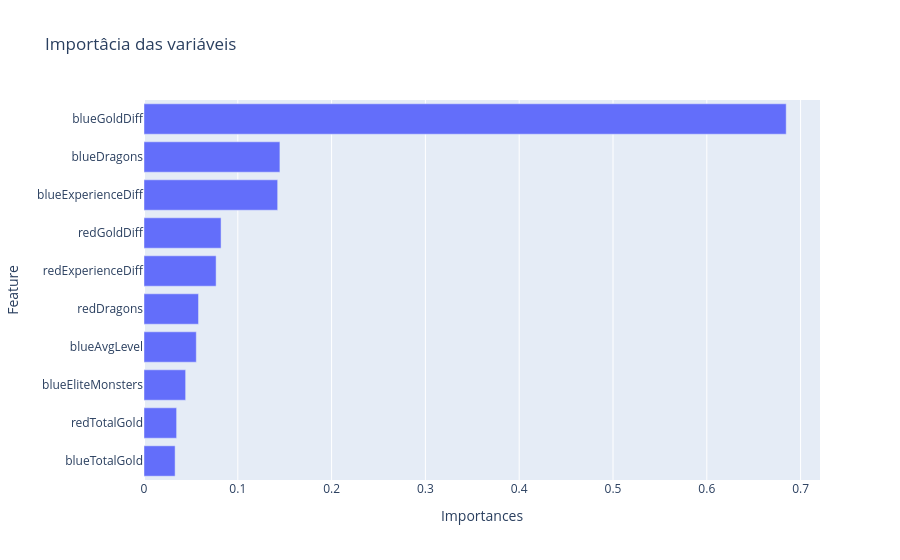

The cell this chart's notebook holds for it:
### Code cell
# Usando Shap para entender importância das features
explainer = shap.TreeExplainer(best_xgb, feature_perturbation="tree_path_dependent")
shap_values = explainer(x_test_scaled)

importances = np.abs(shap_values.values).mean(axis=0)
features = x.columns

df_shap = pd.DataFrame({
    "Feature": features,
    "Importances": importances
}).sort_values("Importances", ascending=False).head(10)

fig = px.bar(
    df_shap,
    x="Importances",
    y="Feature",
    orientation='h',
    labels={'x': 'Feature', 'y': 'Importância média'},
    title='Importâcia das variáveis'
)
fig.update_layout(yaxis={'categoryorder':'total ascending'})
fig.show()

### Figure 1 — Plotly figure (JSON) as saved in the notebook; plotly's stock layout.template omitted (floating-point values rounded to 4 significant figures)
{"data": [{"hovertemplate": "Importances=%{x}<br>Feature=%{y}<extra></extra>", "legendgroup": "", "marker": {"color": "#636efa", "pattern": {"shape": ""}}, "name": "", "orientation": "h", "showlegend": false, "textposition": "auto", "x": [0.6846, 0.1449, 0.1425, 0.08215, 0.07688, 0.05814, 0.05575, 0.04439, 0.03478, 0.03317], "xaxis": "x", "y": ["blueGoldDiff", "blueDragons", "blueExperienceDiff", "redGoldDiff", "redExperienceDiff", "redDragons", "blueAvgLevel", "blueEliteMonsters", "redTotalGold", "blueTotalGold"], "yaxis": "y", "type": "bar"}], "layout": {"xaxis": {"anchor": "y", "domain": [0.0, 1.0], "title": {"text": "Importances"}}, "yaxis": {"anchor": "x", "domain": [0.0, 1.0], "title": {"text": "Feature"}, "categoryorder": "total ascending"}, "legend": {"tracegroupgap": 0}, "title": {"text": "Importâcia das variáveis"}, "barmode": "relative"}}
